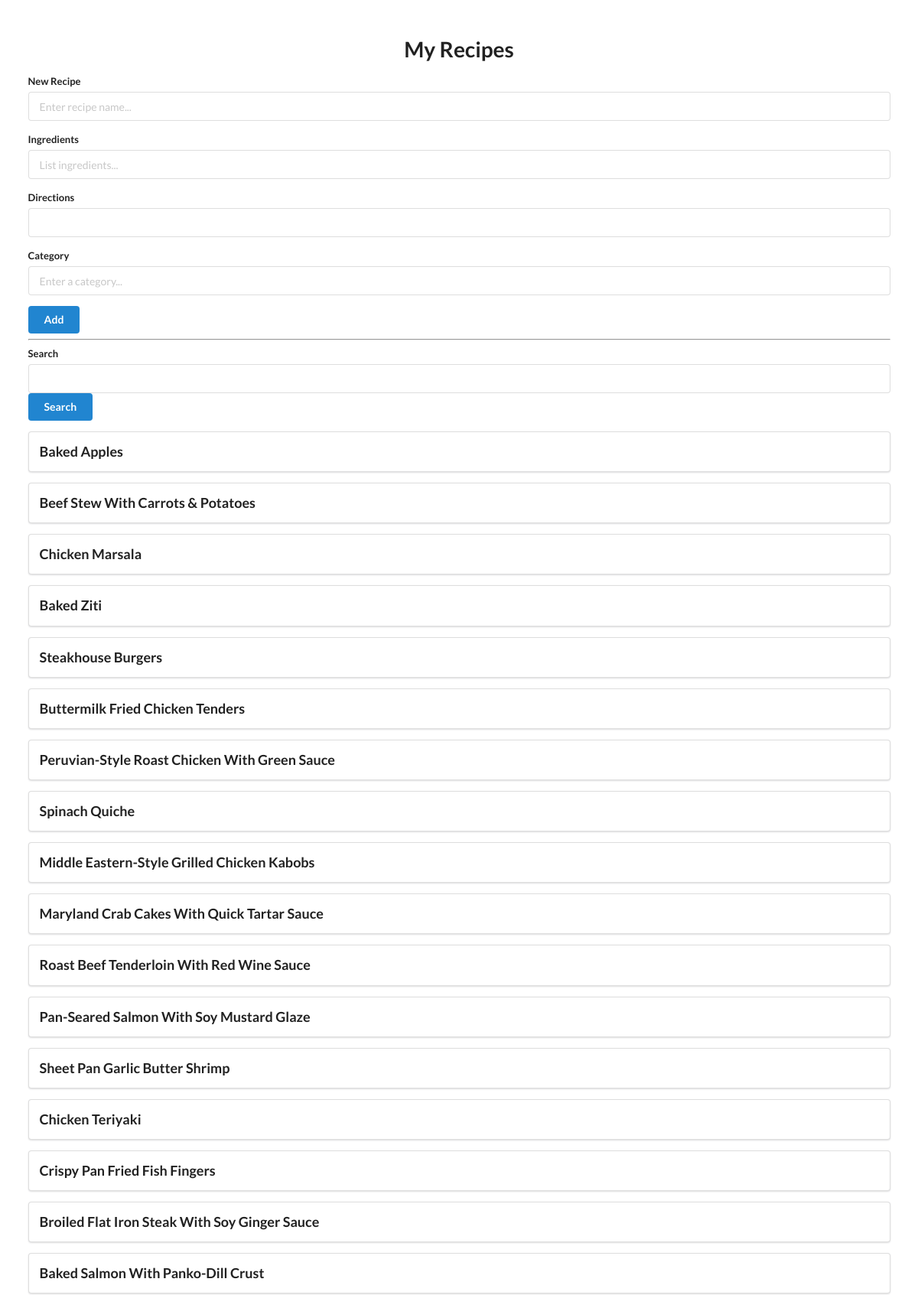
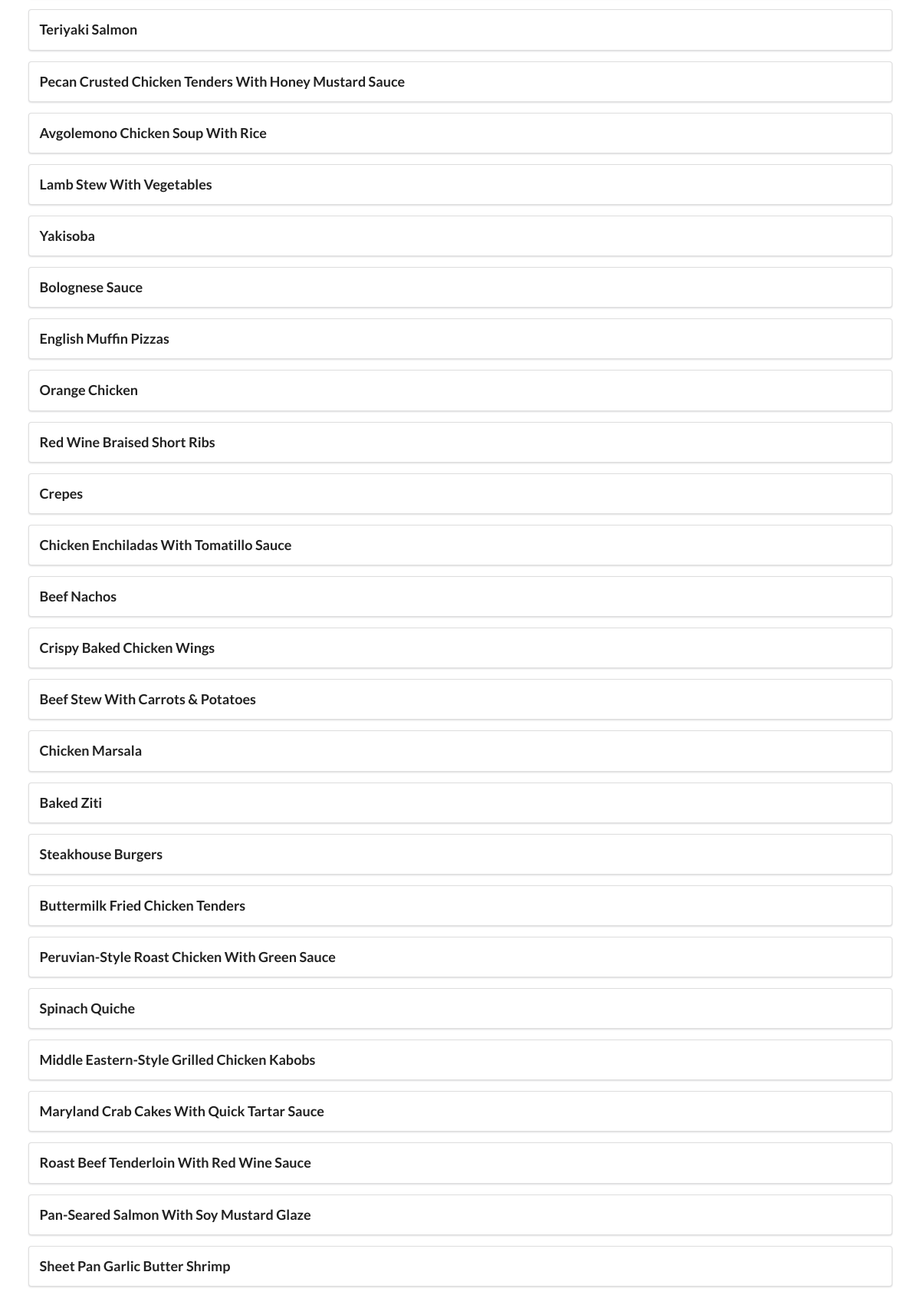
The page / (upper part) on the database its author committed (2 pictures, top to bottom).
### app.py (models this page shows, shortened)
class Recipe(db.Model):  # create what the recipe database will look like
    id = db.Column(db.Integer, primary_key=True)
    title = db.Column(db.String(100))
    ingredients = db.Column(db.String(500))
    directions = db.Column(db.String(1000))
    tags = db.Column(db.String(100))

### app.py (the view)
@app.get('/')
def home():  # the home page of the web app (will have all the recipes on it)
    recipe_list = db.session.query(Recipe).all()
    for recipe in recipe_list:
        recipe.title = recipe.title.title()
    return render_template("base.html", recipe_list =recipe_list)

### templates/base.html (shortened to what this page needs)
<!DOCTYPE html>
<html lang="en">
<head>
    <link rel="stylesheet" href="https://cdn.jsdelivr.net/npm/semantic-ui@2.4.2/dist/semantic.min.css">
</head>
<body>
    <div style="margin-top: 50px;" class="ui container">
        <h1 class="ui center aligned header">My Recipes</h1>
        <form class="ui form" action="/add" method="post">
            <div class="field">
                <label>New Recipe</label>
                <input type="text" name="title" placeholder="Enter recipe name..."><br>
            </div>
            <div class="field">
                <label>Ingredients</label>
                <input type="text" name="ingredients" placeholder="List ingredients..."><br>
            </div>
            <div class="field">
                <label>Directions</label>
                <input type="text" name="directions" placeholer="Enter directions..."><br>
            </div>
            <div class="field">
                <label>Category</label>
                <input type="text" name="tags" placeholder="Enter a category..."><br>
            </div>
            <button class="ui blue button" type="submit">Add</button>
        </form>
        <hr>
        <form class="ui form" action="/search" method="post">
            <div class="field">
                <label>Search</label>
                <input type="text" name="search"><br>
                <button class="ui blue button" type="submit">Search</button>
            </div>
        </form>
        {% for recipe in recipe_list %}
        <div class="ui segment">
            <a class="ui big header" href="/view/{{ recipe.id }}">{{ recipe.title }}</a>
        </div>
        {% endfor %}
    </div>
</body>
</html>

### rows shown on the page
Recipe: title "Baked Apples"
Recipe: title "Beef Stew With Carrots & Potatoes"
Recipe: title "Chicken Marsala"
Recipe: title "Baked Ziti"
Recipe: title "Steakhouse Burgers"
Recipe: title "Buttermilk Fried Chicken Tenders"
Recipe: title "Peruvian-Style Roast Chicken With Green Sauce"
Recipe: title "Spinach Quiche"
Recipe: title "Middle Eastern-Style Grilled Chicken Kabobs"
Recipe: title "Maryland Crab Cakes With Quick Tartar Sauce"
Recipe: title "Roast Beef Tenderloin With Red Wine Sauce"
Recipe: title "Pan-Seared Salmon With Soy Mustard Glaze"
Recipe: title "Sheet Pan Garlic Butter Shrimp"
Recipe: title "Chicken Teriyaki"
Recipe: title "Crispy Pan Fried Fish Fingers"
Recipe: title "Broiled Flat Iron Steak With Soy Ginger Sauce"
Recipe: title "Baked Salmon With Panko-Dill Crust"
Recipe: title "Teriyaki Salmon"
Recipe: title "Pecan Crusted Chicken Tenders With Honey Mustard Sauce"
Recipe: title "Avgolemono Chicken Soup With Rice"
Recipe: title "Lamb Stew With Vegetables"
Recipe: title "Yakisoba"
Recipe: title "Bolognese Sauce"
Recipe: title "English Muffin Pizzas"
Recipe: title "Orange Chicken"
Recipe: title "Red Wine Braised Short Ribs"
Recipe: title "Crepes"
Recipe: title "Chicken Enchiladas With Tomatillo Sauce"
Recipe: title "Beef Nachos"
Recipe: title "Crispy Baked Chicken Wings"
Recipe: title "Beef Stew With Carrots & Potatoes"
Recipe: title "Chicken Marsala"
Recipe: title "Baked Ziti"
Recipe: title "Steakhouse Burgers"
Recipe: title "Buttermilk Fried Chicken Tenders"
Recipe: title "Peruvian-Style Roast Chicken With Green Sauce"
Recipe: title "Spinach Quiche"
Recipe: title "Middle Eastern-Style Grilled Chicken Kabobs"
Recipe: title "Maryland Crab Cakes With Quick Tartar Sauce"
Recipe: title "Roast Beef Tenderloin With Red Wine Sauce"
Recipe: title "Pan-Seared Salmon With Soy Mustard Glaze"
Recipe: title "Sheet Pan Garlic Butter Shrimp"
